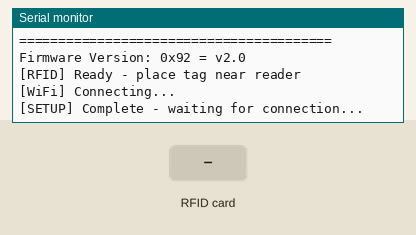
Simulated run of this sketch. Board: ESP32. Shown: the last lines printed to the serial monitor. Inputs (shaded band) come from the test bench. WiFi joins after 1.5 s; servers stay silent unless stated; no MQTT or app messages arrive unless stated.

Above: at 1.2 s.
1.3 s: RFID card 5E 7A 19 C4 held to the reader
At 1.5 s:
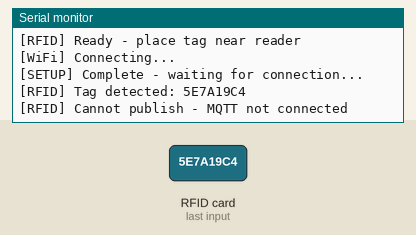
5.0 s: RFID card 5E 7A 19 C4 held to the reader
At 6.1 s:
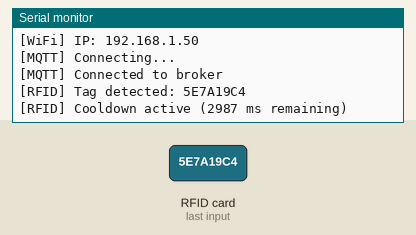

Measured:
- after the input at 1.3 s, the serial monitor: prints a new line at once (image 1)
- after the input at 5.0 s, the serial monitor: prints a new line at once (image 2)

The sketch:

RFIDDetector.ino
```cpp
// ============================================================================
// ESP32 RFID AMBULANCE DETECTOR NODE
// Spec v1.2 - Smart Traffic Intersection with MQTT
// ============================================================================

#include <WiFi.h>
#include <AsyncMqttClient.h>
#include <ArduinoJson.h>
#include <SPI.h>
#include <MFRC522.h>
#include "config.h"

// ============================================================================
// GLOBAL OBJECTS
// ============================================================================
MFRC522 rfid(PIN_RFID_SS, PIN_RFID_RST);
AsyncMqttClient mqttClient;
TimerHandle_t mqttReconnectTimer;
TimerHandle_t wifiReconnectTimer;

// ============================================================================
// STATE VARIABLES
// ============================================================================
unsigned long lastPublishTime = 0;
bool mqttConnected = false;

// ============================================================================
// RFID UTILITIES
// ============================================================================
String getTagUID() {
  String uid = "";
  for (byte i = 0; i < rfid.uid.size; i++) {
    if (rfid.uid.uidByte[i] < 0x10) uid += "0";
    uid += String(rfid.uid.uidByte[i], HEX);
  }
  uid.toUpperCase();
  return uid;
}

// ============================================================================
// EMERGENCY PUBLISHER
// ============================================================================
void publishEmergency(String tagUID) {
  if (!mqttConnected) {
    Serial.println("[RFID] Cannot publish - MQTT not connected");
    return;
  }

  unsigned long now = millis();

  // Cooldown check
  if (now - lastPublishTime < RFID_COOLDOWN_MS) {
    Serial.printf("[RFID] Cooldown active (%lu ms remaining)\n",
                  RFID_COOLDOWN_MS - (now - lastPublishTime));
    return;
  }

  // Build JSON payload
  StaticJsonDocument<128> doc;
  doc["event"] = "ambulance_detected";
  doc["approach"] = RFID_APPROACH;
  doc["tag"] = tagUID;
  doc["team_id"] = TEAM_ID;

  String output;
  serializeJson(doc, output);

  // Publish
  mqttClient.publish(TOPIC_EMERGENCY_DETECT, 1, false, output.c_str());

  Serial.printf("[RFID] EMERGENCY published: %s\n", output.c_str());

  lastPublishTime = now;
}

// ============================================================================
// RFID SCANNER
// ============================================================================
void scanRFID() {
  // Look for new cards
  if (!rfid.PICC_IsNewCardPresent()) {
    return;
  }

  // Read card serial
  if (!rfid.PICC_ReadCardSerial()) {
    return;
  }

  String tagUID = getTagUID();
  Serial.printf("[RFID] Tag detected: %s\n", tagUID.c_str());

  // Publish emergency
  publishEmergency(tagUID);

  // Halt PICC
  rfid.PICC_HaltA();
  rfid.PCD_StopCrypto1();
}

// ============================================================================
// MQTT EVENT HANDLERS
// ============================================================================
void onMqttConnect(bool sessionPresent) {
  Serial.println("[MQTT] Connected to broker");
  mqttConnected = true;
}

void onMqttDisconnect(AsyncMqttClientDisconnectReason reason) {
  Serial.printf("[MQTT] Disconnected, reason: %d\n", (int)reason);
  mqttConnected = false;

  if (WiFi.isConnected()) {
    xTimerStart(mqttReconnectTimer, 0);
  }
}

// ============================================================================
// WIFI EVENT HANDLERS
// ============================================================================
void WiFiEvent(WiFiEvent_t event) {
  switch(event) {
    case SYSTEM_EVENT_STA_GOT_IP:
      Serial.println("[WiFi] Connected!");
      Serial.print("[WiFi] IP: ");
      Serial.println(WiFi.localIP());
      xTimerStart(mqttReconnectTimer, 0);
      break;

    case SYSTEM_EVENT_STA_DISCONNECTED:
      Serial.println("[WiFi] Disconnected!");
      mqttConnected = false;
      xTimerStop(mqttReconnectTimer, 0);
      xTimerStart(wifiReconnectTimer, 0);
      break;

    default:
      break;
  }
}

// ============================================================================
// RECONNECT TIMERS
// ============================================================================
void connectToMqtt() {
  Serial.println("[MQTT] Connecting...");
  mqttClient.connect();
}

void connectToWifi() {
  Serial.println("[WiFi] Connecting...");
  WiFi.begin(WIFI_SSID, WIFI_PASSWORD);
}

// ============================================================================
// SETUP
// ============================================================================
void setup() {
  Serial.begin(115200);
  Serial.println("\n\n========================================");
  Serial.println("ESP32 RFID Detector Node - Spec v1.2");
  Serial.printf("Approach: %s\n", RFID_APPROACH);
  Serial.println("========================================\n");

  // SPI setup for RC522
  SPI.begin();
  rfid.PCD_Init();

  // Show RFID reader details
  rfid.PCD_DumpVersionToSerial();
  Serial.println("\n[RFID] Ready - place tag near reader\n");

  // Create timers
  mqttReconnectTimer = xTimerCreate("mqttTimer", pdMS_TO_TICKS(2000), pdFALSE,
                                     (void*)0, (TimerCallbackFunction_t)connectToMqtt);
  wifiReconnectTimer = xTimerCreate("wifiTimer", pdMS_TO_TICKS(2000), pdFALSE,
                                     (void*)0, (TimerCallbackFunction_t)connectToWifi);

  // WiFi setup
  WiFi.onEvent(WiFiEvent);

  // MQTT setup
  mqttClient.onConnect(onMqttConnect);
  mqttClient.onDisconnect(onMqttDisconnect);
  mqttClient.setServer(MQTT_BROKER, MQTT_PORT);
  mqttClient.setKeepAlive(MQTT_KEEPALIVE);

  // Connect WiFi
  connectToWifi();

  Serial.println("[SETUP] Complete - waiting for connection...\n");
}

// ============================================================================
// MAIN LOOP (NON-BLOCKING)
// ============================================================================
void loop() {
  scanRFID();
  yield();
}
```

config.h
```cpp
// ============================================================================
// SHARED CONFIGURATION FILE FOR ESP32 TRAFFIC INTERSECTION PROJECT
// Spec v1.2 - Use this in BOTH controller and RFID nodes
// ============================================================================

#ifndef CONFIG_H
#define CONFIG_H

// ============================================================================
// WIFI CREDENTIALS (CHANGE THESE TO YOUR NETWORK)
// ============================================================================
#define WIFI_SSID "YOUR_WIFI_SSID"         // Change this!
#define WIFI_PASSWORD "YOUR_WIFI_PASSWORD" // Change this!

// ============================================================================
// MQTT BROKER SETTINGS (FIXED - DO NOT CHANGE)
// ============================================================================
#define MQTT_BROKER "broker.emqx.io"
#define MQTT_PORT 1883
#define MQTT_KEEPALIVE 15  // seconds

// ============================================================================
// SESSION ISOLATION (configurable)
// ============================================================================
#define TEAM_ID "LUXOR"

// ============================================================================
// MQTT TOPICS (FIXED - DO NOT CHANGE)
// ============================================================================
#define TOPIC_BASE "stem/Finalize_capstone/"
#define TOPIC_EMERGENCY_DETECT TOPIC_BASE "emergency/detect"
#define TOPIC_TRAFFIC_A_ARRIVE TOPIC_BASE "traffic/A/arrive"
#define TOPIC_TRAFFIC_B_ARRIVE TOPIC_BASE "traffic/B/arrive"
#define TOPIC_SIGNAL_STATE TOPIC_BASE "signal/state"
#define TOPIC_SIGNAL_STATUS TOPIC_BASE "signal/status"

// ============================================================================
// TRAFFIC CONTROLLER TIMING PARAMETERS (ms)
// ============================================================================
#define MIN_GREEN_MS 5000
#define MAX_GREEN_MS 20000
#define EXTEND_STEP_MS 2000
#define MAX_WAIT_MS 30000
#define STATE_PUBLISH_MS 1000
#define DISCHARGE_TICK_MS 1000
#define DISCHARGE_RATE 1
#define QUEUE_MAX 50
#define EMERGENCY_MS 5000

// ============================================================================
// RFID DETECTOR PARAMETERS
// ============================================================================
#define RFID_COOLDOWN_MS 8000
#define RFID_APPROACH "A"  // Change to "B" for second detector

// ============================================================================
// TRAFFIC CONTROLLER GPIO PINS (ESP32 DevKit)
// ============================================================================
#define PIN_A_RED 25
#define PIN_A_GREEN 26
#define PIN_B_RED 27
#define PIN_B_GREEN 14
#define PIN_BUZZER 33

// ============================================================================
// RFID DETECTOR GPIO PINS (ESP32 DevKit + RC522 VSPI)
// ============================================================================
#define PIN_RFID_SS 21
#define PIN_RFID_RST 22
// VSPI standard pins: SCK=18, MOSI=23, MISO=19

// ============================================================================
// BUZZER PWM SETTINGS
// ============================================================================
#define BUZZER_CHANNEL 0
#define BUZZER_FREQ 2000  // 2kHz tone
#define BUZZER_RESOLUTION 8

#endif // CONFIG_H
```
